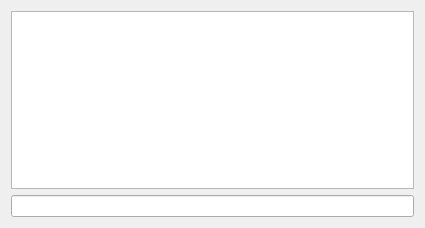
<?xml version="1.0" encoding="UTF-8"?>
<ui version="4.0">
 <class>ChatDlg</class>
 <widget class="QDialog" name="ChatDlg">
  <property name="geometry">
   <rect>
    <x>0</x>
    <y>0</y>
    <width>425</width>
    <height>228</height>
   </rect>
  </property>
  <property name="windowTitle">
   <string>ChatDlg</string>
  </property>
  <property name="windowOpacity">
   <double>1.000000000000000</double>
  </property>
  <property name="styleSheet">
   <string notr="true"/>
  </property>
  <property name="modal">
   <bool>true</bool>
  </property>
  <layout class="QGridLayout" name="gridLayout">
   <item row="0" column="0">
    <widget class="QPlainTextEdit" name="textEdit_chat">
     <property name="readOnly">
      <bool>true</bool>
     </property>
    </widget>
   </item>
   <item row="1" column="0">
    <widget class="QLineEdit" name="lineEdit_input"/>
   </item>
  </layout>
 </widget>
 <resources/>
 <connections/>
</ui>
